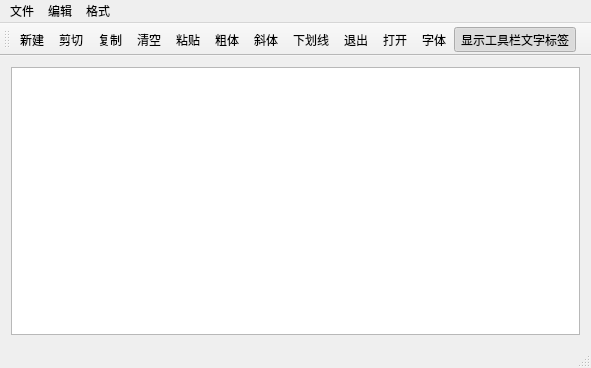
<?xml version="1.0" encoding="UTF-8"?>
<ui version="4.0">
 <class>MainWindow</class>
 <widget class="QMainWindow" name="MainWindow">
  <property name="geometry">
   <rect>
    <x>0</x>
    <y>0</y>
    <width>591</width>
    <height>368</height>
   </rect>
  </property>
  <property name="windowTitle">
   <string>MainWindow</string>
  </property>
  <widget class="QWidget" name="centralWidget">
   <layout class="QGridLayout" name="gridLayout">
    <item row="0" column="0">
     <widget class="QTextEdit" name="textEdit"/>
    </item>
   </layout>
  </widget>
  <widget class="QMenuBar" name="menuBar">
   <property name="geometry">
    <rect>
     <x>0</x>
     <y>0</y>
     <width>591</width>
     <height>17</height>
    </rect>
   </property>
   <widget class="QMenu" name="menu">
    <property name="title">
     <string>文件</string>
    </property>
    <addaction name="actNew"/>
   </widget>
   <widget class="QMenu" name="menu_2">
    <property name="title">
     <string>编辑</string>
    </property>
   </widget>
   <widget class="QMenu" name="menu_3">
    <property name="title">
     <string>格式</string>
    </property>
   </widget>
   <addaction name="menu"/>
   <addaction name="menu_2"/>
   <addaction name="menu_3"/>
  </widget>
  <widget class="QToolBar" name="mainToolBar">
   <property name="toolButtonStyle">
    <enum>Qt::ToolButtonTextUnderIcon</enum>
   </property>
   <attribute name="toolBarArea">
    <enum>TopToolBarArea</enum>
   </attribute>
   <attribute name="toolBarBreak">
    <bool>false</bool>
   </attribute>
   <addaction name="actNew"/>
   <addaction name="actCut"/>
   <addaction name="actCopy"/>
   <addaction name="actClear"/>
   <addaction name="actPaste"/>
   <addaction name="actFontBold"/>
   <addaction name="actFontItalic"/>
   <addaction name="actFontUnder"/>
   <addaction name="actClose"/>
   <addaction name="actOpen"/>
   <addaction name="actFont"/>
   <addaction name="actToolbarLab"/>
  </widget>
  <widget class="QStatusBar" name="statusBar"/>
  <action name="actNew">
   <property name="icon">
    <iconset resource="res.qrc">
     <normaloff>:/images/images/new2.bmp</normaloff>:/images/images/new2.bmp</iconset>
   </property>
   <property name="text">
    <string>新建</string>
   </property>
   <property name="toolTip">
    <string>新建文本</string>
   </property>
   <property name="shortcut">
    <string>Ctrl+N</string>
   </property>
  </action>
  <action name="actCut">
   <property name="icon">
    <iconset resource="res.qrc">
     <normaloff>:/images/images/cut.bmp</normaloff>:/images/images/cut.bmp</iconset>
   </property>
   <property name="text">
    <string>剪切</string>
   </property>
   <property name="toolTip">
    <string>剪切</string>
   </property>
   <property name="shortcut">
    <string>Ctrl+X</string>
   </property>
  </action>
  <action name="actCopy">
   <property name="icon">
    <iconset resource="res.qrc">
     <normaloff>:/images/images/120.bmp</normaloff>:/images/images/120.bmp</iconset>
   </property>
   <property name="text">
    <string>复制</string>
   </property>
   <property name="toolTip">
    <string>复制</string>
   </property>
   <property name="shortcut">
    <string>Ctrl+C</string>
   </property>
  </action>
  <action name="actPaste">
   <property name="icon">
    <iconset resource="res.qrc">
     <normaloff>:/images/images/paste.bmp</normaloff>:/images/images/paste.bmp</iconset>
   </property>
   <property name="text">
    <string>粘贴</string>
   </property>
   <property name="toolTip">
    <string>粘贴</string>
   </property>
   <property name="shortcut">
    <string>Ctrl+V</string>
   </property>
  </action>
  <action name="actFontBold">
   <property name="checkable">
    <bool>true</bool>
   </property>
   <property name="icon">
    <iconset resource="res.qrc">
     <normaloff>:/images/images/BLD.BMP</normaloff>:/images/images/BLD.BMP</iconset>
   </property>
   <property name="text">
    <string>粗体</string>
   </property>
   <property name="toolTip">
    <string>粗体</string>
   </property>
  </action>
  <action name="actFontItalic">
   <property name="checkable">
    <bool>true</bool>
   </property>
   <property name="icon">
    <iconset resource="res.qrc">
     <normaloff>:/images/images/ITL.BMP</normaloff>:/images/images/ITL.BMP</iconset>
   </property>
   <property name="text">
    <string>斜体</string>
   </property>
   <property name="toolTip">
    <string>斜体</string>
   </property>
  </action>
  <action name="actFontUnder">
   <property name="checkable">
    <bool>true</bool>
   </property>
   <property name="icon">
    <iconset resource="res.qrc">
     <normaloff>:/images/images/WORDUNDR.BMP</normaloff>:/images/images/WORDUNDR.BMP</iconset>
   </property>
   <property name="text">
    <string>下划线</string>
   </property>
   <property name="toolTip">
    <string>下划线</string>
   </property>
  </action>
  <action name="actClose">
   <property name="icon">
    <iconset resource="res.qrc">
     <normaloff>:/images/images/exit.bmp</normaloff>:/images/images/exit.bmp</iconset>
   </property>
   <property name="text">
    <string>退出</string>
   </property>
   <property name="toolTip">
    <string>退出</string>
   </property>
  </action>
  <action name="actOpen">
   <property name="icon">
    <iconset resource="res.qrc">
     <normaloff>:/images/images/open3.bmp</normaloff>:/images/images/open3.bmp</iconset>
   </property>
   <property name="text">
    <string>打开...</string>
   </property>
   <property name="toolTip">
    <string>打开文件</string>
   </property>
   <property name="shortcut">
    <string>Ctrl+O</string>
   </property>
  </action>
  <action name="actClear">
   <property name="icon">
    <iconset resource="res.qrc">
     <normaloff>:/images/images/103.bmp</normaloff>:/images/images/103.bmp</iconset>
   </property>
   <property name="text">
    <string>清空</string>
   </property>
   <property name="toolTip">
    <string>清空内容</string>
   </property>
  </action>
  <action name="actFont">
   <property name="icon">
    <iconset resource="res.qrc">
     <normaloff>:/images/images/20.ico</normaloff>:/images/images/20.ico</iconset>
   </property>
   <property name="text">
    <string>字体...</string>
   </property>
   <property name="toolTip">
    <string>字体设置</string>
   </property>
  </action>
  <action name="actToolbarLab">
   <property name="checkable">
    <bool>true</bool>
   </property>
   <property name="checked">
    <bool>true</bool>
   </property>
   <property name="text">
    <string>显示工具栏文字标签</string>
   </property>
   <property name="menuRole">
    <enum>QAction::TextHeuristicRole</enum>
   </property>
  </action>
 </widget>
 <layoutdefault spacing="6" margin="11"/>
 <resources>
  <include location="res.qrc"/>
 </resources>
 <connections>
  <connection>
   <sender>actClose</sender>
   <signal>triggered()</signal>
   <receiver>MainWindow</receiver>
   <slot>close()</slot>
   <hints>
    <hint type="sourcelabel">
     <x>-1</x>
     <y>-1</y>
    </hint>
    <hint type="destinationlabel">
     <x>295</x>
     <y>183</y>
    </hint>
   </hints>
  </connection>
  <connection>
   <sender>actCut</sender>
   <signal>triggered()</signal>
   <receiver>textEdit</receiver>
   <slot>cut()</slot>
   <hints>
    <hint type="sourcelabel">
     <x>-1</x>
     <y>-1</y>
    </hint>
    <hint type="destinationlabel">
     <x>295</x>
     <y>202</y>
    </hint>
   </hints>
  </connection>
  <connection>
   <sender>actCopy</sender>
   <signal>triggered()</signal>
   <receiver>textEdit</receiver>
   <slot>copy()</slot>
   <hints>
    <hint type="sourcelabel">
     <x>-1</x>
     <y>-1</y>
    </hint>
    <hint type="destinationlabel">
     <x>295</x>
     <y>202</y>
    </hint>
   </hints>
  </connection>
  <connection>
   <sender>actPaste</sender>
   <signal>triggered()</signal>
   <receiver>textEdit</receiver>
   <slot>paste()</slot>
   <hints>
    <hint type="sourcelabel">
     <x>-1</x>
     <y>-1</y>
    </hint>
    <hint type="destinationlabel">
     <x>295</x>
     <y>202</y>
    </hint>
   </hints>
  </connection>
  <connection>
   <sender>actClear</sender>
   <signal>triggered()</signal>
   <receiver>textEdit</receiver>
   <slot>clear()</slot>
   <hints>
    <hint type="sourcelabel">
     <x>-1</x>
     <y>-1</y>
    </hint>
    <hint type="destinationlabel">
     <x>295</x>
     <y>202</y>
    </hint>
   </hints>
  </connection>
 </connections>
</ui>
